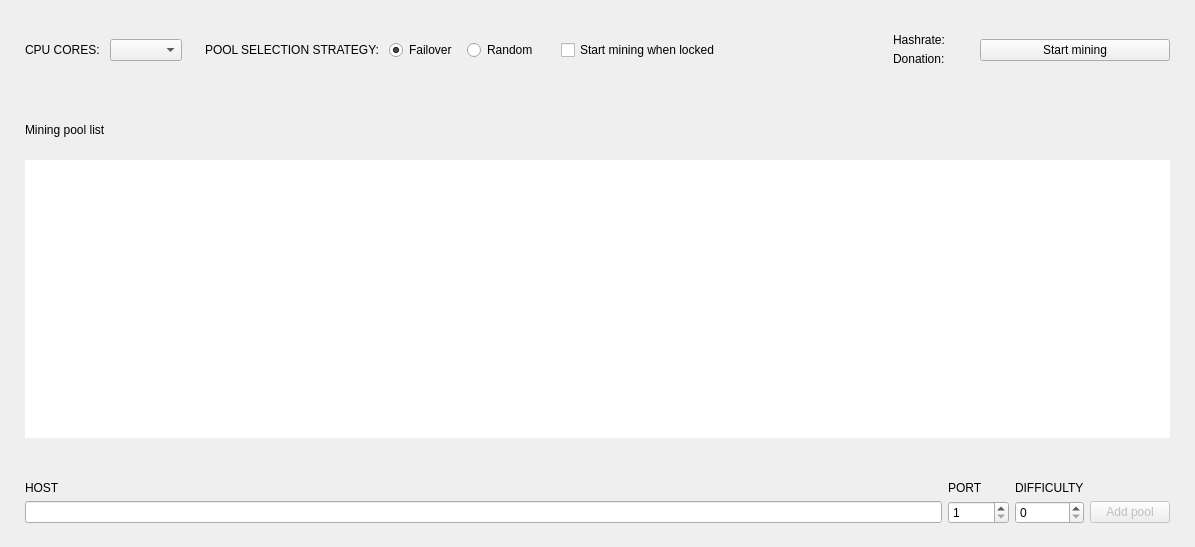
<?xml version="1.0" encoding="UTF-8"?>
<ui version="4.0">
 <class>MiningFrame</class>
 <widget class="QFrame" name="MiningFrame">
  <property name="geometry">
   <rect>
    <x>0</x>
    <y>0</y>
    <width>1195</width>
    <height>547</height>
   </rect>
  </property>
  <property name="windowTitle">
   <string>Frame</string>
  </property>
  <property name="frameShape">
   <enum>QFrame::NoFrame</enum>
  </property>
  <property name="frameShadow">
   <enum>QFrame::Raised</enum>
  </property>
  <layout class="QVBoxLayout" name="verticalLayout" stretch="0,0,1,0">
   <property name="spacing">
    <number>0</number>
   </property>
   <property name="leftMargin">
    <number>0</number>
   </property>
   <property name="topMargin">
    <number>0</number>
   </property>
   <property name="rightMargin">
    <number>0</number>
   </property>
   <property name="bottomMargin">
    <number>0</number>
   </property>
   <item>
    <widget class="QFrame" name="m_miningManageFrame">
     <property name="minimumSize">
      <size>
       <width>0</width>
       <height>100</height>
      </size>
     </property>
     <property name="maximumSize">
      <size>
       <width>16777215</width>
       <height>100</height>
      </size>
     </property>
     <property name="frameShape">
      <enum>QFrame::NoFrame</enum>
     </property>
     <property name="frameShadow">
      <enum>QFrame::Raised</enum>
     </property>
     <layout class="QHBoxLayout" name="horizontalLayout">
      <property name="spacing">
       <number>10</number>
      </property>
      <property name="leftMargin">
       <number>25</number>
      </property>
      <property name="topMargin">
       <number>20</number>
      </property>
      <property name="rightMargin">
       <number>25</number>
      </property>
      <property name="bottomMargin">
       <number>20</number>
      </property>
      <item>
       <widget class="WalletGui::WalletNormalGrayTextLabel" name="label">
        <property name="text">
         <string>CPU CORES:</string>
        </property>
       </widget>
      </item>
      <item>
       <widget class="QComboBox" name="m_cpuCoresCombo"/>
      </item>
      <item>
       <spacer name="horizontalSpacer_2">
        <property name="orientation">
         <enum>Qt::Horizontal</enum>
        </property>
        <property name="sizeType">
         <enum>QSizePolicy::Fixed</enum>
        </property>
        <property name="sizeHint" stdset="0">
         <size>
          <width>13</width>
          <height>20</height>
         </size>
        </property>
       </spacer>
      </item>
      <item>
       <widget class="WalletGui::WalletNormalGrayTextLabel" name="label_2">
        <property name="text">
         <string>POOL SELECTION STRATEGY:</string>
        </property>
       </widget>
      </item>
      <item>
       <widget class="QRadioButton" name="m_failoverStrategyRadio">
        <property name="toolTip">
         <string>Starts mining on the first pool. If it fails chooses the next one.</string>
        </property>
        <property name="text">
         <string>Failover</string>
        </property>
        <property name="checked">
         <bool>true</bool>
        </property>
        <attribute name="buttonGroup">
         <string notr="true">m_poolSelectionStrategyButtonGroup</string>
        </attribute>
       </widget>
      </item>
      <item>
       <widget class="QRadioButton" name="m_randomStrategyRadio">
        <property name="toolTip">
         <string>Chooses random pool from the pool list.</string>
        </property>
        <property name="text">
         <string>Random</string>
        </property>
        <attribute name="buttonGroup">
         <string notr="true">m_poolSelectionStrategyButtonGroup</string>
        </attribute>
       </widget>
      </item>
      <item>
       <spacer name="horizontalSpacer">
        <property name="orientation">
         <enum>Qt::Horizontal</enum>
        </property>
        <property name="sizeType">
         <enum>QSizePolicy::Fixed</enum>
        </property>
        <property name="sizeHint" stdset="0">
         <size>
          <width>13</width>
          <height>20</height>
         </size>
        </property>
       </spacer>
      </item>
      <item>
       <widget class="QCheckBox" name="m_lockedScreenMiningCheck">
        <property name="text">
         <string>Start mining when locked</string>
        </property>
       </widget>
      </item>
      <item>
       <spacer name="horizontalSpacer_4">
        <property name="orientation">
         <enum>Qt::Horizontal</enum>
        </property>
        <property name="sizeType">
         <enum>QSizePolicy::Expanding</enum>
        </property>
        <property name="sizeHint" stdset="0">
         <size>
          <width>31</width>
          <height>20</height>
         </size>
        </property>
       </spacer>
      </item>
      <item>
       <widget class="QFrame" name="m_hashRateFrame">
        <layout class="QGridLayout" name="gridLayout_2">
         <property name="leftMargin">
          <number>0</number>
         </property>
         <property name="topMargin">
          <number>0</number>
         </property>
         <property name="rightMargin">
          <number>0</number>
         </property>
         <property name="bottomMargin">
          <number>0</number>
         </property>
         <property name="spacing">
          <number>5</number>
         </property>
         <item row="2" column="0">
          <widget class="WalletGui::WalletNormalBlackTextLabel" name="m_donationHashRateTextLabel">
           <property name="text">
            <string>Donation:</string>
           </property>
           <property name="indent">
            <number>0</number>
           </property>
          </widget>
         </item>
         <item row="0" column="0">
          <spacer name="verticalSpacer">
           <property name="orientation">
            <enum>Qt::Vertical</enum>
           </property>
           <property name="sizeHint" stdset="0">
            <size>
             <width>20</width>
             <height>40</height>
            </size>
           </property>
          </spacer>
         </item>
         <item row="2" column="1" alignment="Qt::AlignLeft">
          <widget class="WalletGui::WalletNormalBlackTextLabel" name="m_donationHashRateLabel">
           <property name="text">
            <string/>
           </property>
           <property name="indent">
            <number>0</number>
           </property>
          </widget>
         </item>
         <item row="1" column="1" alignment="Qt::AlignLeft">
          <widget class="WalletGui::WalletHeaderLabel" name="m_hashrateLabel">
           <property name="minimumSize">
            <size>
             <width>0</width>
             <height>0</height>
            </size>
           </property>
           <property name="text">
            <string/>
           </property>
          </widget>
         </item>
         <item row="1" column="0">
          <widget class="WalletGui::WalletHeaderLabel" name="label_7">
           <property name="text">
            <string>Hashrate:</string>
           </property>
           <property name="indent">
            <number>0</number>
           </property>
          </widget>
         </item>
         <item row="3" column="0">
          <spacer name="verticalSpacer_2">
           <property name="orientation">
            <enum>Qt::Vertical</enum>
           </property>
           <property name="sizeHint" stdset="0">
            <size>
             <width>20</width>
             <height>40</height>
            </size>
           </property>
          </spacer>
         </item>
        </layout>
       </widget>
      </item>
      <item>
       <spacer name="horizontalSpacer_3">
        <property name="orientation">
         <enum>Qt::Horizontal</enum>
        </property>
        <property name="sizeType">
         <enum>QSizePolicy::Fixed</enum>
        </property>
        <property name="sizeHint" stdset="0">
         <size>
          <width>13</width>
          <height>20</height>
         </size>
        </property>
       </spacer>
      </item>
      <item>
       <widget class="WalletGui::WalletNormalBlueButton" name="m_startMiningButton">
        <property name="minimumSize">
         <size>
          <width>190</width>
          <height>0</height>
         </size>
        </property>
        <property name="maximumSize">
         <size>
          <width>190</width>
          <height>16777215</height>
         </size>
        </property>
        <property name="text">
         <string>Start mining</string>
        </property>
        <property name="checkable">
         <bool>true</bool>
        </property>
       </widget>
      </item>
     </layout>
    </widget>
   </item>
   <item>
    <layout class="QHBoxLayout" name="horizontalLayout_2">
     <property name="leftMargin">
      <number>25</number>
     </property>
     <property name="topMargin">
      <number>20</number>
     </property>
     <property name="rightMargin">
      <number>25</number>
     </property>
     <property name="bottomMargin">
      <number>20</number>
     </property>
     <item>
      <widget class="WalletGui::WalletHeaderLabel" name="label_6">
       <property name="text">
        <string>Mining pool list</string>
       </property>
      </widget>
     </item>
     <item>
      <spacer name="horizontalSpacer_5">
       <property name="orientation">
        <enum>Qt::Horizontal</enum>
       </property>
       <property name="sizeHint" stdset="0">
        <size>
         <width>40</width>
         <height>20</height>
        </size>
       </property>
      </spacer>
     </item>
    </layout>
   </item>
   <item>
    <layout class="QHBoxLayout" name="horizontalLayout_3">
     <property name="leftMargin">
      <number>25</number>
     </property>
     <property name="topMargin">
      <number>0</number>
     </property>
     <property name="rightMargin">
      <number>25</number>
     </property>
     <property name="bottomMargin">
      <number>20</number>
     </property>
     <item>
      <widget class="WalletGui::PoolTreeView" name="m_poolView">
       <property name="focusPolicy">
        <enum>Qt::NoFocus</enum>
       </property>
       <property name="frameShape">
        <enum>QFrame::NoFrame</enum>
       </property>
       <property name="sizeAdjustPolicy">
        <enum>QAbstractScrollArea::AdjustToContents</enum>
       </property>
       <property name="dragEnabled">
        <bool>true</bool>
       </property>
       <property name="dragDropOverwriteMode">
        <bool>false</bool>
       </property>
       <property name="dragDropMode">
        <enum>QAbstractItemView::InternalMove</enum>
       </property>
       <property name="defaultDropAction">
        <enum>Qt::MoveAction</enum>
       </property>
       <property name="selectionMode">
        <enum>QAbstractItemView::SingleSelection</enum>
       </property>
       <property name="selectionBehavior">
        <enum>QAbstractItemView::SelectRows</enum>
       </property>
       <property name="verticalScrollMode">
        <enum>QAbstractItemView::ScrollPerPixel</enum>
       </property>
       <property name="rootIsDecorated">
        <bool>false</bool>
       </property>
       <property name="uniformRowHeights">
        <bool>true</bool>
       </property>
       <property name="itemsExpandable">
        <bool>false</bool>
       </property>
       <property name="allColumnsShowFocus">
        <bool>true</bool>
       </property>
       <attribute name="headerStretchLastSection">
        <bool>false</bool>
       </attribute>
      </widget>
     </item>
    </layout>
   </item>
   <item>
    <widget class="QFrame" name="m_addPoolFrame">
     <property name="frameShape">
      <enum>QFrame::NoFrame</enum>
     </property>
     <property name="frameShadow">
      <enum>QFrame::Raised</enum>
     </property>
     <layout class="QGridLayout" name="gridLayout">
      <property name="leftMargin">
       <number>25</number>
      </property>
      <property name="topMargin">
       <number>23</number>
      </property>
      <property name="rightMargin">
       <number>25</number>
      </property>
      <property name="bottomMargin">
       <number>23</number>
      </property>
      <item row="0" column="0">
       <widget class="WalletGui::WalletNormalGrayTextLabel" name="label_3">
        <property name="text">
         <string>HOST</string>
        </property>
        <property name="indent">
         <number>0</number>
        </property>
       </widget>
      </item>
      <item row="0" column="1">
       <widget class="WalletGui::WalletNormalGrayTextLabel" name="label_4">
        <property name="text">
         <string>PORT</string>
        </property>
        <property name="indent">
         <number>0</number>
        </property>
       </widget>
      </item>
      <item row="0" column="2">
       <widget class="WalletGui::WalletNormalGrayTextLabel" name="label_5">
        <property name="text">
         <string>DIFFICULTY</string>
        </property>
        <property name="indent">
         <number>0</number>
        </property>
       </widget>
      </item>
      <item row="1" column="0">
       <widget class="QLineEdit" name="m_newPoolHostEdit">
        <property name="placeholderText">
         <string/>
        </property>
       </widget>
      </item>
      <item row="1" column="1">
       <widget class="QSpinBox" name="m_newPoolPortSpin">
        <property name="specialValueText">
         <string/>
        </property>
        <property name="minimum">
         <number>1</number>
        </property>
        <property name="maximum">
         <number>65535</number>
        </property>
        <property name="value">
         <number>1</number>
        </property>
       </widget>
      </item>
      <item row="1" column="2">
       <widget class="QSpinBox" name="m_difficultySpin">
        <property name="specialValueText">
         <string/>
        </property>
        <property name="maximum">
         <number>999999999</number>
        </property>
        <property name="singleStep">
         <number>1000</number>
        </property>
       </widget>
      </item>
      <item row="1" column="3">
       <widget class="WalletGui::WalletNormalBlueButton" name="m_addPoolButton">
        <property name="enabled">
         <bool>false</bool>
        </property>
        <property name="minimumSize">
         <size>
          <width>80</width>
          <height>0</height>
         </size>
        </property>
        <property name="maximumSize">
         <size>
          <width>80</width>
          <height>16777215</height>
         </size>
        </property>
        <property name="text">
         <string>Add pool</string>
        </property>
       </widget>
      </item>
     </layout>
    </widget>
   </item>
  </layout>
 </widget>
 <customwidgets>
  <customwidget>
   <class>WalletGui::WalletNormalBlueButton</class>
   <extends>QPushButton</extends>
   <header>Gui/Common/WalletBlueButton.h</header>
  </customwidget>
  <customwidget>
   <class>WalletGui::WalletHeaderLabel</class>
   <extends>QLabel</extends>
   <header>Gui/Common/WalletTextLabel.h</header>
  </customwidget>
  <customwidget>
   <class>WalletGui::WalletNormalGrayTextLabel</class>
   <extends>QLabel</extends>
   <header>Gui/Common/WalletTextLabel.h</header>
  </customwidget>
  <customwidget>
   <class>WalletGui::WalletNormalBlackTextLabel</class>
   <extends>QLabel</extends>
   <header>Gui/Common/WalletTextLabel.h</header>
  </customwidget>
  <customwidget>
   <class>WalletGui::PoolTreeView</class>
   <extends>QTreeView</extends>
   <header>Gui/Mining/PoolTreeView.h</header>
  </customwidget>
 </customwidgets>
 <resources/>
 <connections>
  <connection>
   <sender>m_poolSelectionStrategyButtonGroup</sender>
   <signal>buttonToggled(QAbstractButton*,bool)</signal>
   <receiver>MiningFrame</receiver>
   <slot>schedulePolicyChanged(QAbstractButton*,bool)</slot>
   <hints>
    <hint type="sourcelabel">
     <x>-1</x>
     <y>-1</y>
    </hint>
    <hint type="destinationlabel">
     <x>408</x>
     <y>248</y>
    </hint>
   </hints>
  </connection>
  <connection>
   <sender>m_startMiningButton</sender>
   <signal>clicked(bool)</signal>
   <receiver>MiningFrame</receiver>
   <slot>startMiningClicked(bool)</slot>
   <hints>
    <hint type="sourcelabel">
     <x>1012</x>
     <y>97</y>
    </hint>
    <hint type="destinationlabel">
     <x>566</x>
     <y>262</y>
    </hint>
   </hints>
  </connection>
  <connection>
   <sender>m_newPoolHostEdit</sender>
   <signal>textChanged(QString)</signal>
   <receiver>MiningFrame</receiver>
   <slot>newPoolUrlChanged()</slot>
   <hints>
    <hint type="sourcelabel">
     <x>409</x>
     <y>348</y>
    </hint>
    <hint type="destinationlabel">
     <x>566</x>
     <y>262</y>
    </hint>
   </hints>
  </connection>
  <connection>
   <sender>m_newPoolPortSpin</sender>
   <signal>valueChanged(int)</signal>
   <receiver>MiningFrame</receiver>
   <slot>newPoolUrlChanged()</slot>
   <hints>
    <hint type="sourcelabel">
     <x>844</x>
     <y>348</y>
    </hint>
    <hint type="destinationlabel">
     <x>566</x>
     <y>262</y>
    </hint>
   </hints>
  </connection>
  <connection>
   <sender>m_addPoolButton</sender>
   <signal>clicked()</signal>
   <receiver>MiningFrame</receiver>
   <slot>addPoolClicked()</slot>
   <hints>
    <hint type="sourcelabel">
     <x>1067</x>
     <y>348</y>
    </hint>
    <hint type="destinationlabel">
     <x>566</x>
     <y>262</y>
    </hint>
   </hints>
  </connection>
  <connection>
   <sender>m_poolView</sender>
   <signal>doubleClicked(QModelIndex)</signal>
   <receiver>MiningFrame</receiver>
   <slot>deleteClicked(QModelIndex)</slot>
   <hints>
    <hint type="sourcelabel">
     <x>566</x>
     <y>218</y>
    </hint>
    <hint type="destinationlabel">
     <x>566</x>
     <y>262</y>
    </hint>
   </hints>
  </connection>
  <connection>
   <sender>m_cpuCoresCombo</sender>
   <signal>activated(int)</signal>
   <receiver>MiningFrame</receiver>
   <slot>cpuCoreCountChangedByUser(int)</slot>
   <hints>
    <hint type="sourcelabel">
     <x>166</x>
     <y>40</y>
    </hint>
    <hint type="destinationlabel">
     <x>566</x>
     <y>273</y>
    </hint>
   </hints>
  </connection>
  <connection>
   <sender>m_lockedScreenMiningCheck</sender>
   <signal>clicked(bool)</signal>
   <receiver>MiningFrame</receiver>
   <slot>miningOnLockedScreenChecked(bool)</slot>
   <hints>
    <hint type="sourcelabel">
     <x>728</x>
     <y>39</y>
    </hint>
    <hint type="destinationlabel">
     <x>566</x>
     <y>273</y>
    </hint>
   </hints>
  </connection>
 </connections>
 <slots>
  <slot>startMiningClicked(bool)</slot>
  <slot>addPoolClicked()</slot>
  <slot>newPoolUrlChanged()</slot>
  <slot>schedulePolicyChanged(QAbstractButton*,bool)</slot>
  <slot>deleteClicked(QModelIndex)</slot>
  <slot>cpuCoreCountChangedByUser(int)</slot>
  <slot>miningOnLockedScreenChecked(bool)</slot>
 </slots>
 <buttongroups>
  <buttongroup name="m_poolSelectionStrategyButtonGroup"/>
 </buttongroups>
</ui>
